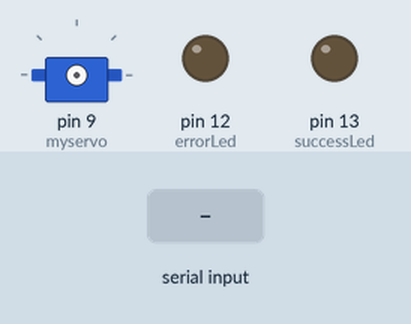
Recording of a sketch running on a simulated Arduino Uno, built with avr-gcc and run on an emulated ATmega328P. On the bench: servo, output pins drawn as LEDs (lit = HIGH). The test bench sets the inputs (shaded band).

Above: at 3.2 s.
3.3 s: "1" received over Serial
At 4.1 s:
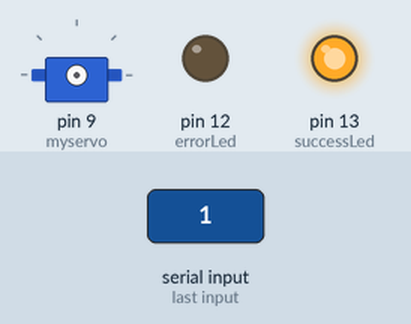
At 5.2 s:
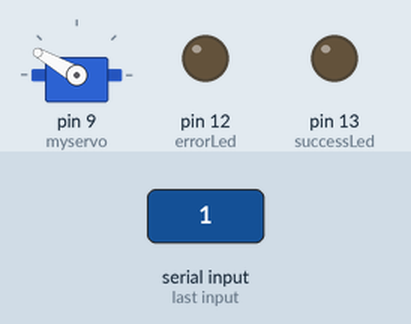
5.8 s: "1" received over Serial
At 6.8 s:
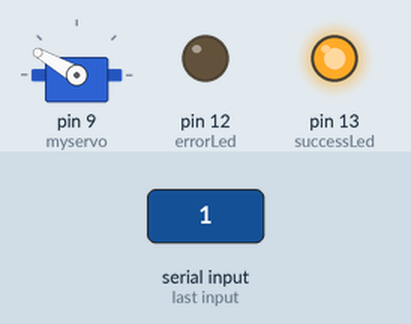
Timing chart, 0 to 8.8 s (numbered marks = the images above; inputs shaded):
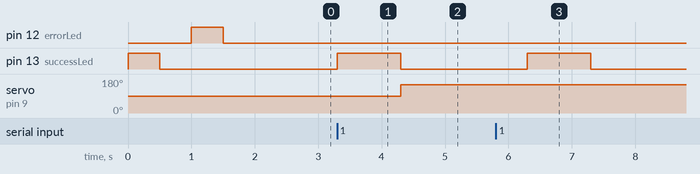

Measured:
- after the input at 3.3 s, pin 13 (successLed): LOW → HIGH at once, → LOW 1.0 s later; servo on pin 9 (myservo): 90° → 150° after 1.0 s
- after the input at 5.8 s, pin 13 (successLed): LOW → HIGH after 0.50 s, → LOW 1.0 s later

The sketch:

Gumball_Machine_noRFID.pde
```cpp
//code to react to facebook checkin - will be linked to python code.


#include <Servo.h>

#define successLed 13 //led to show successfull checkin
#define errorLed 12 //led to show when there is an error with checkin


int incomingSerial = 0;

//servo stuff
Servo myservo;

boolean readTag = false;
String mode = "readRFID";


//timeout stuff
boolean firstNoSerial = false;
long setTime = 0;
unsigned long currentMillis;

boolean timeout = false;


void setup()
{
  // Init serial port to host and I2C interface to SL018/SL030
  Serial.begin(57600);

  pinMode(successLed, OUTPUT);
  pinMode(errorLed, OUTPUT);


  testEverything();
}

//---------------------------------------------------------------------------

void loop()
{
   //Serial.flush();

  //if(mode == "readSerial"){

  isSuccess();

 // }


}


void isSuccess(){

  if (Serial.available() > 0) {

      incomingSerial = Serial.read();

      if(incomingSerial== 49){

         //turn off received Led


        //flash success led
        digitalWrite(successLed, HIGH);
        delay(1000);
        digitalWrite(successLed, LOW);

        //turn on motor
        myservo.attach(9);
        myservo.write(150);
        delay(2000);
        myservo.detach();

        //set mode to read in rfid
        //mode = "readRFID";
      }


  }

  else{

     if(!firstNoSerial){

            //if no serial input then initiate timer
            setTime = millis();
            firstNoSerial = true;
            timeout = true;

             }

     if(timeout){

              //timer will count to 3 secs before reseting
              currentMillis = millis();

              if(currentMillis - setTime > 3000) {

                //times up

              //mode = "readRFID";

              }

    }//end of else

  }//end of if serial available

}


void testEverything(){

  digitalWrite(successLed, HIGH);
  delay(500);
  digitalWrite(successLed, LOW);
  delay(500);
  digitalWrite(errorLed, HIGH);
  delay(500);
  digitalWrite(errorLed, LOW);
  delay(500);


   /*myservo.attach(9);
   myservo.write(150);
   delay(2000);
   myservo.detach(); */


}
```
